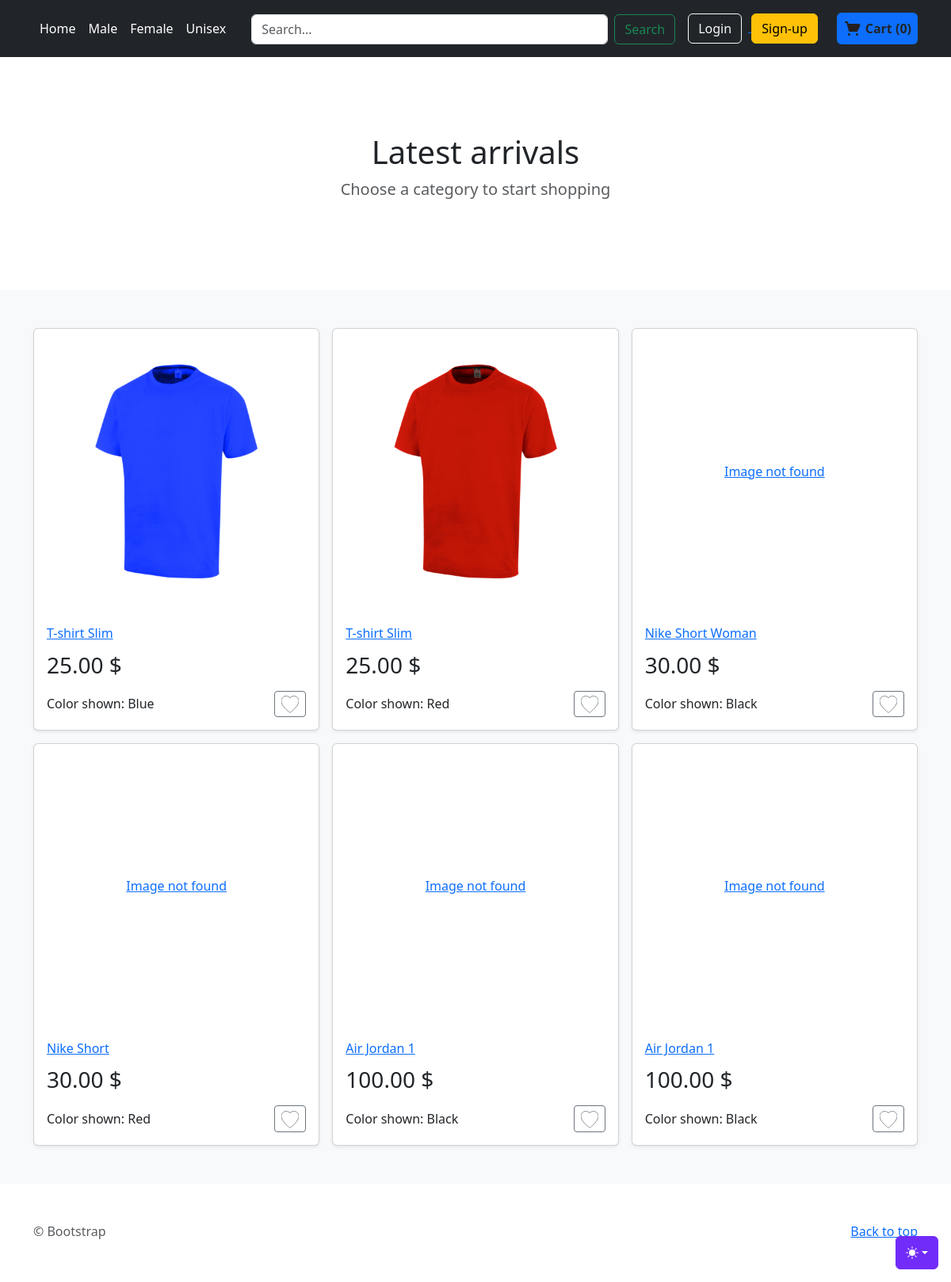
The page / on the database its author committed.
### store/models.py (models this page shows, shortened)
class ProductVariant(models.Model):
    title = models.CharField(max_length=100, blank=True, null=True)
    product = models.ForeignKey(Product, on_delete=models.CASCADE)
    color = models.ForeignKey(Color, on_delete=models.CASCADE, blank=True, null=True)
    size = models.ForeignKey(Size, on_delete=models.CASCADE, blank=True, null=True)
    image_id = models.ForeignKey(Image, blank=True, null=True,on_delete=models.CASCADE)
    price = models.DecimalField(max_digits=12, decimal_places=2, default=0)
    quantity = models.IntegerField(default=1,null=False)
    purchased = models.PositiveIntegerField(default=0, null=False, blank=True)

class Image(models.Model):
    name = models.CharField(max_length=50, blank=True)
    product=models.ForeignKey(Product, on_delete=models.CASCADE)
    image = models.ImageField(blank=True, upload_to='static/images/')

class Product(models.Model):
    VARIANTS = (
        ('None', 'None'),
        ('Size', 'Size'),
        ('Color', 'Color'),
        ('Size-Color', 'Size-Color'),
    )
    GENDERS = (
        ('Male', 'Male'),
        ('Female', 'Female'),
        ('Unisex', 'Unisex')
    )
    name = models.CharField(max_length=255, null=False, blank=False)
    slug = models.SlugField(null=False, unique=True)
    category = models.ForeignKey(Category, null=True, blank=True, on_delete=models.CASCADE)
    description = models.TextField(null=True, blank=True)
    base_price = models.DecimalField(max_digits=10, decimal_places=2, null=False,blank=False)
    variant = models.CharField(max_length=10, choices=VARIANTS, default='None')
    date_added = models.DateTimeField(auto_now_add=True, null=True)
    gender = models.CharField(max_length=10, choices=GENDERS, default='Unisex')

class Color(models.Model):
    color_name = models.CharField(max_length=100)

### store/views.py (the view)
# urls.py: path('', views.index, name='home'),
def index(request):
    total_latest_shown = 6
    products = ProductVariant.objects.select_related('product').all().order_by('-product__date_added')[:total_latest_shown]
    data = {
        'products': products,
    }
    return render(request, 'store/index.html', data | header_data(request))

### order/models.py (called while the page is built)
    def total_items(self):
        return sum(item.quantity for item in self.cartitem_set.all())

    def total_price(self):
        total = 0
        for item in self.cartitem_set.all():
            total += item.quantity * item.product.price
        return total

### order/views.py (called while the page is built)
def get_or_create_cart(request):
    if request.user.is_authenticated:
        cart, created = Cart.objects.get_or_create(user=request.user)
    else:
        session_cart_id = request.session.get('cart_id')
        if session_cart_id:
            cart, created = Cart.objects.get_or_create(session_id=session_cart_id)
        else:
            cart = Cart.objects.create(session_id=str(uuid.uuid4()))
            request.session['cart_id'] = cart.session_id
    return cart

### store/models.py (called while the page is built)
    def __str__(self):
        return self.name

### store/views.py (called while the page is built)
def header_data(request):
    cart = get_or_create_cart(request)
    cart_items = CartItem.objects.filter(cart=cart).select_related('product')
    cart_products = [
        {
            'product_id': item.product.id,
            'name': item.product.title,
            'price': item.product.price,
            'quantity': item.product.quantity
        } for item in cart_items
    ]
    cart_product_ids = [item['product_id'] for item in cart_products]
    categories = Category.objects.all()
    data = {
        'cart_products': cart_products,
        'cart_product_ids': cart_product_ids,
        'total_items': cart.total_items(),
        'total_price': cart.total_price(),
        'genders': [gender[0] for gender in Product.GENDERS],
        'categories': categories
    }
    return data

### templates/store/index.html (shortened to what this page needs)
{% load static %}
<!doctype html>
<html lang="en" data-bs-theme="auto">
  <head><script src="{% static 'assets/js/color-modes.js' %}"></script>
    <link rel="stylesheet" href="https://cdn.jsdelivr.net/npm/@docsearch/css@3">
<link href="{%  static 'assets/dist/css/bootstrap.min.css' %}" rel="stylesheet">
<link href="{%  static 'assets/dist/css/store.css' %}" rel="stylesheet">
  </head>
  <body>
    <div class="dropdown position-fixed bottom-0 end-0 mb-3 me-3 bd-mode-toggle">
      <button class="btn btn-bd-primary py-2 dropdown-toggle d-flex align-items-center"
              id="bd-theme"
              type="button"
              aria-expanded="false"
              data-bs-toggle="dropdown"
              aria-label="Toggle theme (auto)">
        <svg class="bi my-1 theme-icon-active" width="1em" height="1em"><use href="#circle-half"></use></svg>
      </button>
    </div>
  <header class="p-3 text-bg-dark">
    <div class="container">
      <div class="d-flex flex-wrap align-items-center justify-content-between">
        <ul class="nav col-12 col-lg-auto mb-2 justify-content-center mb-md-0">
          <li><a href="{% url 'store:home' %}" class="nav-link px-2 text-white">Home</a></li>
            {% for gender in genders %}
                <li><a href="{% url 'store:gender-store' gen=gender %}" class="nav-link px-2 text-white">{{ gender }}</a></li>
            {% endfor %}
        </ul>
        <form method="GET" action="{% url 'store:search' %}" class="m-auto col-lg-auto mb-3 mb-lg-0 me-lg-3 flex-grow-1 mx-4" role="search">
            <div class="d-flex">
                <input class="form-control me-2" type="search" placeholder="Search..." aria-label="Search" name="searched">
                <button class="btn btn-outline-success" type="submit">Search</button>
            </div>
        </form>
      <div class="m-auto d-flex justify-content-between align-items-center">
          {% if user.is_authenticated %}
            <div class="dropdown text-end me-4">
          <a href="#" class="d-block link-body-emphasis text-decoration-none dropdown-toggle" data-bs-toggle="dropdown" aria-expanded="false">
              {% if user.first_name %}
                Hi, {{ user.first_name }}!
              {% else %}
                Hi, {{ user.username }}!
              {% endif %}
          </a>
          <ul class="dropdown-menu text-small" style="">
            <li><a class="dropdown-item" href="#">Orders</a></li>
            <li><a class="dropdown-item" href="#">Profile</a></li>
            <li><hr class="dropdown-divider"></li>
            <li><a class="dropdown-item text-danger" href="{% url 'accounts:logout' %}">Log out</a></li>
          </ul>
        </div>
          {% else %}
            <div class="text-end">
            <a href="{% url 'accounts:login' %}">
              <button type="button" class="btn btn-outline-light me-2">Login</button>
            </a>
            <a href="{% url 'accounts:sign-up' %}">
                <button type="button" class="btn btn-warning me-4">Sign-up</button>
            </a>
        </div>
          {% endif %}
<div class="d-flex justify-content-center align-items-center rounded bg-primary p-2">
    <a href="{% url 'order:cart-overview' %}" class="d-flex justify-content-center text-decoration-none align-items-center" style="width: 100%; height: 100%;">
        <span class="ml-1 fw-bold text-dark" id="cart-total">
            Cart ({{ total_items }})
        </span>
    </a>
</div>
      </div>
      </div>
    </div>
  </header>
<main>
    {% block categories %}
      <section class="py-5 text-center container">
            <div class="row py-lg-5">
          <div class="col-lg-6 col-md-8 mx-auto">
            <h1 class="fw-light">Latest arrivals</h1>
            <p class="lead text-body-secondary">Choose a category to start shopping</p>
          </div>
        </div>
      </section>
    {% endblock categories %}
  <div class="album py-5 bg-body-tertiary">
    <div class="container">
        {% block content %}
      <div class="row row-cols-1 row-cols-sm-2 row-cols-md-3 g-3">
          {% if products %}
              {% for article in products %}
                <div class="col">
              <div class="card shadow-sm">
                  <a href="{% url 'store:product-detail' gen=article.product.gender category=article.product.category  id=article.id %}">
                      <div class="image-container">
                          {% if article.image_id %}
                            <img class="product-image" src="{{ article.image_id.image.url }}" alt="{{ article.image_id.name }}" >
                          {% else %}
                            <span>Image not found</span>
                          {% endif %}
                      </div>
                  </a>
                      <div class="card-body">
                    <a href="{% url 'store:product-detail' gen=article.product.gender category=article.product.category id=article.id %}">
                  <h2 class="name-article">{{ article.product.name }} </h2>
                        </a>
                  <span class="price">{{ article.price }} $</span>
                    <div class="d-flex justify-content-between align-items-center">
                    <span>Color shown: {{ article.color.color_name }}</span>
                        <div class="btn-group">
                      <button type="button" class="btn btn-sm btn-outline-secondary add-to-favourites">
                      </button>
                    </div>
                  </div>
                </div>
              </div>
            </div>
              {% endfor %}
          {% else %}
              <p class="lead text-body-secondary w-100 text-center">No products found</p>
          {% endif %}
      </div>
        {% endblock content %}
    </div>
  </div>
</main>
<footer class="text-body-secondary py-5">
  <div class="container">
    <p class="float-end mb-1">
      <a href="#">Back to top</a>
    </p>
    <p class="mb-1"> &copy; Bootstrap</p>
  </div>
</footer>
    </body>
</html>

### templates/store/index.html (style rules this page uses)
.bi { vertical-align: -.125em; fill: currentColor; }
.btn-bd-primary { --bd-violet-bg: #712cf9; --bd-violet-rgb: 112.520718, 44.062154, 249.437846; --bs-btn-font-weight: 600; --bs-btn-color: var(--bs-white); --bs-btn-bg: var(--bd-violet-bg); --bs-btn-border-color: var(--bd-violet-bg); --bs-btn-hover-color: var(--bs-white); --bs-btn-hover-bg: #6528e0; --bs-btn-hover-border-color: #6528e0; --bs-btn-focus-shadow-rgb: var(--bd-violet-rgb); --bs-btn-active-color: var(--bs-btn-hover-color); --bs-btn-active-bg: #5a23c8; --bs-btn-active-border-color: #5a23c8; }
.bd-mode-toggle { z-index: 1500; }

### rows shown on the page
ProductVariant: image_id.image (picture), product.name "T-shirt Slim", price "25.00", color.color_name "Blue"
ProductVariant: image_id.image (picture), product.name "T-shirt Slim", price "25.00", color.color_name "Red"
ProductVariant: shows "Image not found", product.name "Nike Short Woman", price "30.00", color.color_name "Black"
ProductVariant: shows "Image not found", product.name "Nike Short", price "30.00", color.color_name "Red"
ProductVariant: shows "Image not found", product.name "Air Jordan 1", price "100.00", color.color_name "Black"
ProductVariant: shows "Image not found", product.name "Air Jordan 1", price "100.00", color.color_name "Black"

### other values the page prints
{{ gender }} "Male" "Female" "Unisex"
{{ total_items }} "0"
